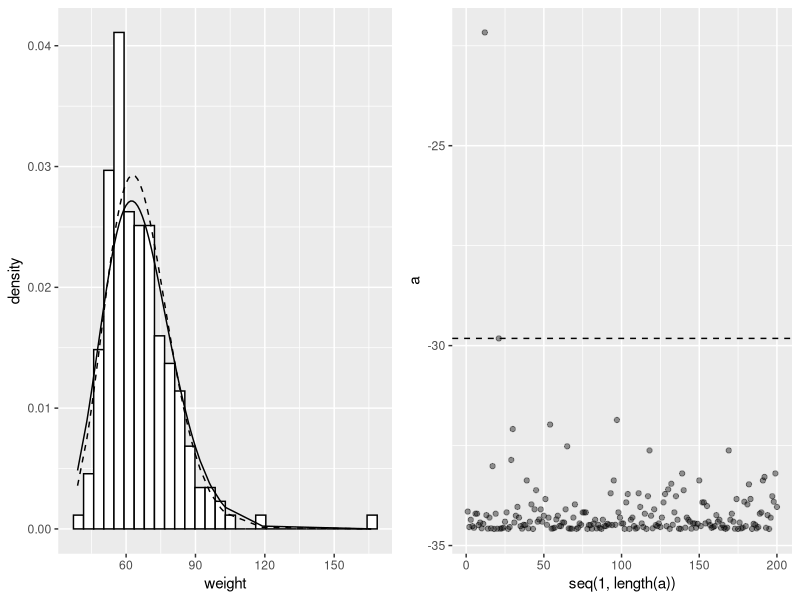

Reproduce this figure in R.
#########################################
# file  : gamma_function.R
# auther: norih
# date  : Nov 30th, 2020
# Fitting by Gamma Function
# One Dimension
#########################################

library(car)
library(tidyverse)
library(MASS)
data(Davis)

N <- length(Davis$weight)
mu <- mean(Davis$weight)
si <- sd(Davis$weight) * (N-1)/N #標準偏差 sdは不偏標準偏差

# モーメント法によるGamma関数のkmo, smoを求める。
kmo <- mu^2 / si^2
smo <- si^2 / mu

# 最尤推定によるGamma関数のk, s値
# MASSパッケージのfitdistr 
ml <- fitdistr(Davis$weight, "gamma")
kml <- ml$estimate["shape"] #shape
sml <- 1/ml$estimate["rate"] #scale

p1 <- ggplot(Davis, aes(x = weight, after_stat(density))) +
   geom_histogram(color="black", fill="white") +
   geom_line(aes(x=weight, y=dgamma(weight, shape=kmo, scale=smo)), size = .5) + 
   geom_line(aes(x=weight, y=dgamma(weight, shape=kml, scale=sml)), size = .5, linetype="dashed")

a <- Davis$weight / smo - (kmo - 1) * log(Davis$weight / smo)

th <- order(a, decreasing = T)[0.01*N]

p2 <- ggplot(NULL, aes(y=a, seq(1, length(a)))) + 
  geom_point(alpha=0.4) + 
  geom_hline(yintercept = a[th], linetype = "dashed")

#install.packages("gridExtra")
library(gridExtra)
g <- gridExtra::grid.arrange(p1, p2, nrow = 1)

ggsave("./ref1/section3/fig3.1.png", plot = g)
